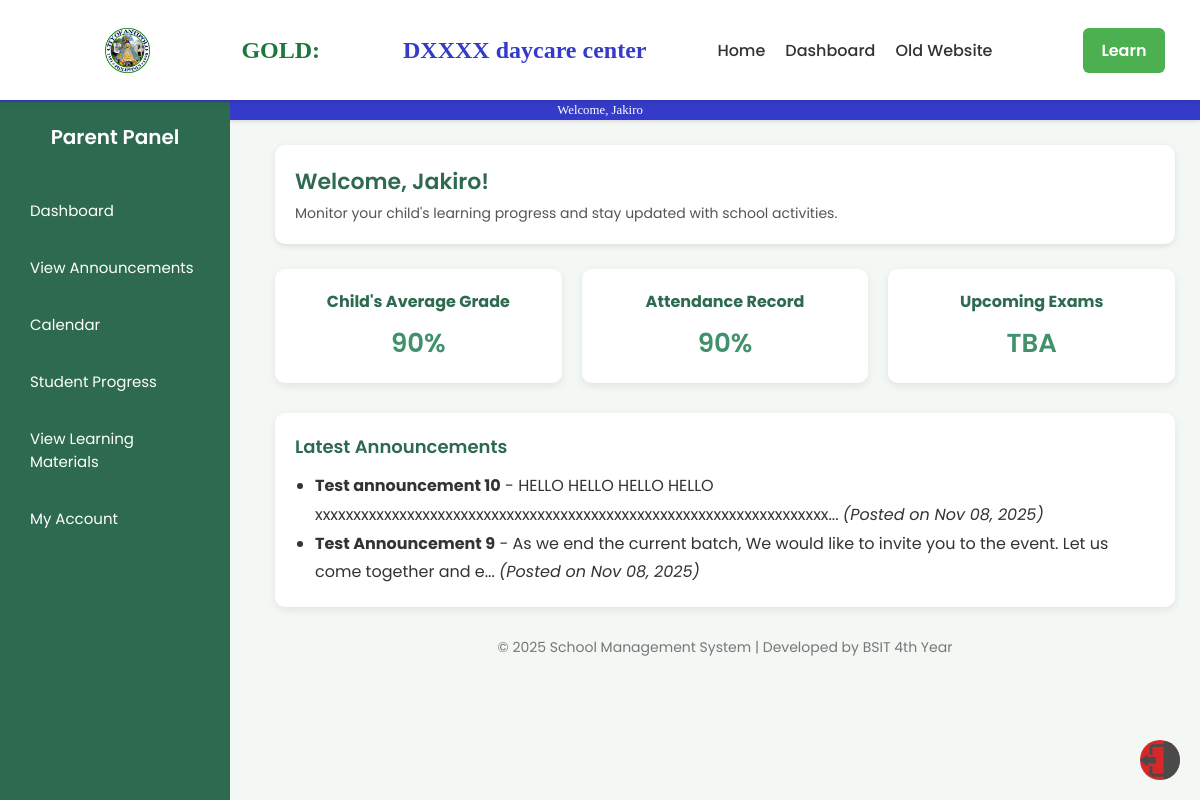
The app's page /parentdashboard1.php (signed in) with its own data.
### tables this page shows
CREATE TABLE `announcements` (
  `id` int(11) NOT NULL,
  `title` varchar(255) NOT NULL,
  `content` text NOT NULL,
  `posted_by` int(11) NOT NULL,
  `posted_at` timestamp NULL DEFAULT current_timestamp()
);

### parentdashboard1.php (the view, shortened to what this page needs)
<?php
$servername = "localhost";
$username = "root";
$password = "";
$dbname = "myfirstdatabase";
$conn = new mysqli($servername, $username, $password, $dbname);
$ann_query = "SELECT title, content, posted_at FROM announcements ORDER BY posted_at DESC LIMIT 2";
$ann_result = $conn->query($ann_query);
$announcements = [];
while ($row = $ann_result->fetch_assoc()) {
    $announcements[] = $row;
}
?>
<!DOCTYPE html>
<html lang="en">
<head>
    <link rel="stylesheet" href="css2/dashboard.css">
    <link rel="stylesheet" href="css/style1.css">
</head>
<body>
    <div class="Topbar">
        <img class="Antipolo" src="pictures/ANTIPOLO.png">
        <h1 class="TopbarTitle1">GOLD: &nbsp; </h1>
        <h1 class="TopbarTitle2"> DXXXX daycare center</h1>
        <nav class="navbar">
            <ul>
                <li><a href="home1.php">Home</a></li>
                <li><a href="dashboard3.php">Dashboard</a></li>
                <li><a href="extra.php">Old Website</a></li>
            </ul>
        </nav>
        <a href="learning.html" class="cta-btn">Learn</a>
    </div>
    <div class="Topbarline">
        <p class="TopbarLineText">Welcome, <?php echo $_SESSION['username']; ?></p>
    </div>
    <?php include('includes/parent_sidebar.php'); ?>
    <div class="main-content">
        <header>
            <h1>Welcome, <?php echo $_SESSION['username'] ?>!</h1>
            <p>Monitor your child's learning progress and stay updated with school activities.</p>
        </header>
        <?php
        $averageGrade = 90;
        $attendance = 90;
        $upcomingExams = 'TBA';
        ?>
        <section class="cards">
            <div class="card">
                <h3>Child's Average Grade</h3>
                <p><?= $averageGrade ?>%</p>
            </div>
            <div class="card">
                <h3>Attendance Record</h3>
                <p><?= $attendance ?>%</p>
            </div>
            <div class="card">
                <h3>Upcoming Exams</h3>
                <p><?= $upcomingExams ?></p>
            </div>
        </section>
        <section class="announcement">
            <h2>Latest Announcements</h2>
            <?php if (empty($announcements)): ?>
                <p>No announcements available.</p>
            <?php else: ?>
                <ul>
                    <?php foreach ($announcements as $ann): ?>
                        <li>
                            <strong><?php echo htmlspecialchars($ann['title']); ?></strong> -
                            <?php echo htmlspecialchars(substr($ann['content'], 0, 100)); ?>...
                            <em>(Posted on <?php echo date('M d, Y', strtotime($ann['posted_at'])); ?>)</em>
                        </li>
                    <?php endforeach; ?>
                </ul>
            <?php endif; ?>
        </section>
        <footer>
            <p>© 2025 School Management System | Developed by BSIT 4th Year</p>
        </footer>
    </div>
    <img
        src="pictures/LOicon.png"
        alt="Logout"
        class="logout"
        onclick="confirmLogout()">
</body>
</html>

### css2/dashboard.css (style rules this page uses)
Body { background-color: #e9e9e9; margin: 0; font-family: Arial, sans-serif; }
.Topbar { display: flex; align-items: center; justify-content: space-around; width: 100%; height: 100px; background-color: #ffffff; padding-left: 50px; position: sticky; top: 0; z-index: 1000; box-shadow: 0px 2px 5px rgba(0,0,0,0.1); }
.Topbarline { height: 20px; width: 100%; background-color: #343bc9; box-shadow: 0px 0px 5px #c4c4c4; display: flex; align-items: center; justify-content: center; }
.TopbarLineText { font-family: Calibri; color: #ffffff; font-size: 80%; }
.TopbarTitle1 { font-size: 150%; font-family: Calibri; color: #1c773c; }
.TopbarTitle2 { font-size: 150%; font-family: Calibri; color: #343bc9; }
.Antipolo { margin: 20px; height: 45px; width: 45px; }
.navbar ul { list-style: none; display: flex; gap: 20px; }
.navbar a { text-decoration: none; color: #333; font-weight: 500; transition: color 0.3s ease; }
.cta-btn { background-color: #4caf50; color: #fff; padding: 10px 18px; border-radius: 6px; font-weight: 600; text-decoration: none; transition: background-color 0.3s ease; margin-left: 20px; }
.logout { position: fixed; bottom: 20px; right: 20px; width: 40px; height: 40px; border-radius: 50%; transition: filter 0.3s ease; cursor: pointer; }

### css/style1.css (style rules this page uses)
* { margin: 0; padding: 0; box-sizing: border-box; }
body { font-family: 'Poppins', sans-serif; background: #f4f8f5; color: #333; }
.logout { background: #d62828; margin-top: auto; text-align: center; }
.main-content { margin-left: 250px; padding: 25px; }
header { background: white; padding: 20px; border-radius: 10px; box-shadow: 0 2px 6px rgba(0,0,0,0.1); margin-bottom: 25px; }
header h1 { color: #2d6a4f; font-weight: 600; font-size: 22px; }
header p { font-size: 14px; color: #555; margin-top: 5px; }
.cards { display: grid; grid-template-columns: repeat(auto-fit, minmax(220px, 1fr)); gap: 20px; }
.card { background: white; padding: 20px; border-radius: 10px; box-shadow: 0 3px 8px rgba(0,0,0,0.08); text-align: center; }
.card h3 { color: #2d6a4f; margin-bottom: 10px; font-size: 16px; }
.card p { font-size: 26px; font-weight: 600; color: #40916c; }
.announcement { background: white; margin-top: 30px; padding: 20px; border-radius: 10px; box-shadow: 0 3px 8px rgba(0,0,0,0.08); }
.announcement h2 { color: #2d6a4f; margin-bottom: 12px; font-size: 18px; font-weight: 600; }
.announcement ul { list-style-type: disc; padding-left: 20px; color: #333; line-height: 1.8; }
footer { text-align: center; margin-top: 30px; color: #777; font-size: 14px; }

### parentdashboard1.php (style rules this page uses)
.logout { position: fixed; bottom: 20px; right: 20px; width: 40px; height: 40px; border-radius: 50%; transition: filter 0.3s ease; cursor: pointer; }

### records on screen
announcements: title "Test announcement 10", content "HELLO HELLO HELLO HELLO xxxxxxxxxxxxxxxxxxxxxxxxxxxxxxxxxxxxxxxxxxxxxxxxxxxxxxxxxxxxxxxxxxx", posted_at "Nov 08, 2025"
announcements: title "Test Announcement 9", content "As we end the current batch, We would like to invite you to the event. Let us come together and e", posted_at "Nov 08, 2025"

### other values on screen
$_SESSION['username'] "Jakiro"
$averageGrade "90"
$attendance "90"
$upcomingExams "TBA"
